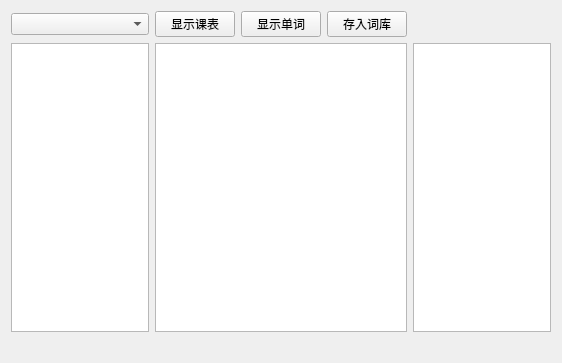
<?xml version="1.0" encoding="UTF-8"?>
<ui version="4.0">
 <class>ClassUi</class>
 <widget class="QWidget" name="ClassUi">
  <property name="geometry">
   <rect>
    <x>0</x>
    <y>0</y>
    <width>562</width>
    <height>363</height>
   </rect>
  </property>
  <property name="windowTitle">
   <string>Form</string>
  </property>
  <layout class="QGridLayout" name="gridLayout">
   <item row="1" column="0">
    <widget class="QListWidget" name="listWidget">
     <property name="sizePolicy">
      <sizepolicy hsizetype="Preferred" vsizetype="Expanding">
       <horstretch>0</horstretch>
       <verstretch>0</verstretch>
      </sizepolicy>
     </property>
    </widget>
   </item>
   <item row="1" column="1" colspan="3">
    <widget class="QTextEdit" name="textEdit"/>
   </item>
   <item row="0" column="0">
    <widget class="QComboBox" name="comboBox"/>
   </item>
   <item row="0" column="2">
    <widget class="QPushButton" name="pushButton_word">
     <property name="text">
      <string>显示单词</string>
     </property>
    </widget>
   </item>
   <item row="0" column="1">
    <widget class="QPushButton" name="pushButton_list">
     <property name="text">
      <string>显示课表</string>
     </property>
    </widget>
   </item>
   <item row="1" column="4">
    <widget class="QTableWidget" name="tableWidget">
     <property name="sizePolicy">
      <sizepolicy hsizetype="Preferred" vsizetype="Expanding">
       <horstretch>0</horstretch>
       <verstretch>0</verstretch>
      </sizepolicy>
     </property>
     <attribute name="horizontalHeaderStretchLastSection">
      <bool>true</bool>
     </attribute>
    </widget>
   </item>
   <item row="2" column="0" colspan="5">
    <widget class="QLabel" name="status">
     <property name="text">
      <string/>
     </property>
    </widget>
   </item>
   <item row="0" column="3">
    <widget class="QPushButton" name="save">
     <property name="text">
      <string>存入词库</string>
     </property>
    </widget>
   </item>
  </layout>
 </widget>
 <resources/>
 <connections/>
</ui>
